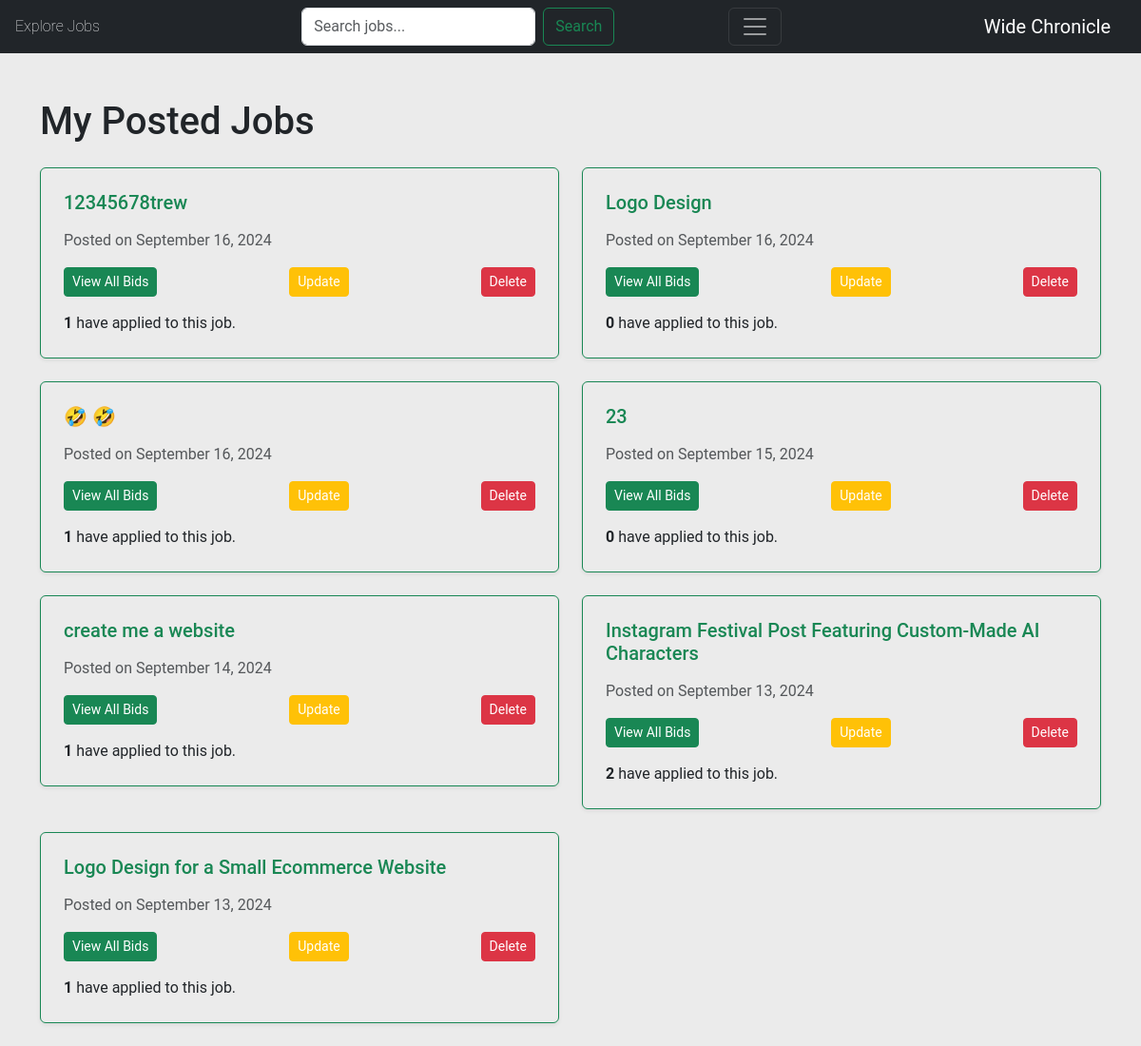
Page /my-jobs/ (signed in) on the committed database.
### jobs/models.py (models this page shows, shortened)
class Job(models.Model):
    buyer = models.ForeignKey(Buyer, on_delete=models.CASCADE)
    title = models.CharField(max_length=200)
    budget = models.IntegerField(validators=[MinValueValidator(1000)])
    description = models.TextField()
    requirement = models.TextField()
    expertise_required = models.CharField(choices=SPECIALITY_CHOICES, max_length=50, default="None" )
    timestamp = models.DateTimeField(auto_now_add=True)
    code = models.CharField(max_length=10, unique=True, primary_key=True,)
    class Meta:
        ordering = ['-timestamp']

### jobs/views.py (the view)
# urls.py: path('my-jobs/', my_jobs, name='my_jobs'),
def my_jobs(request):
    try:
        buyer = Buyer.objects.get(owner=request.user)
        jobs = Job.objects.filter(buyer=buyer)
    except Buyer.DoesNotExist:
        jobs = []
    return render(request, 'jobs/my_jobs.html', {'jobs': jobs})

### accounts/models.py (called while the page is built)
    def role(self):
        if hasattr(self, 'seller'):
            return 'Seller'
        elif hasattr(self, 'buyer'):
            return 'Buyer'
        else:
            return None

    def name(user):
        if hasattr(user, 'seller'):
            return user.seller.name
        elif hasattr(user, 'buyer'):
            return user.buyer.name

    def profile_pic(user):
        if hasattr(user, 'seller'):
            return user.seller.profile_pic.url
        elif hasattr(user, 'buyer'):
            return user.buyer.profile_pic.url
        return user.profile_pic

### jobs/context_processors.py (called while the page is built)
def unread_notifications(request):
    if request.user.is_authenticated:
        unread_count = Notification.objects.filter(user=request.user, is_read=False).count()
    else:
        unread_count = 0
    return {
        'unread_notifications_count': unread_count
    }

### jobs/templates/jobs/my_jobs.html
{% extends 'jobs/_base.html' %}
{% block content %}
<div class="container mt-5">
    <h1 class="mb-4">My Posted Jobs</h1>
    <div class="row">
        {% for job in jobs %}
        <div class="col-md-6 mb-4">
            <div class="job-card border border-success p-4 rounded shadow-sm">
                <h5 class="mb-3 text-success">
                    {{ job.title }}
                </h5>
                <p class="text-muted mb-3">
                    Posted on {{ job.timestamp|date:"F j, Y" }}
                </p>
                <div class="d-flex justify-content-between mb-3">
                    <a href="{% url 'all_applicants' job.code %}" class="btn btn-success btn-sm">
                        View All Bids
                    </a>
                    <a href="{% url 'job-update' job.code %}" class="btn btn-warning btn-sm text-white">
                        Update
                    </a>
                    <a href="{% url 'job-delete' job.code %}" class="btn btn-danger btn-sm text-white">
                        Delete
                    </a>
                </div>
                <p class="mb-0">
                    <strong>{{ job.applyjob_set.count }}</strong> have applied to this job.
                </p>
            </div>
        </div>
        {% empty %}
        <div class="col-12">
            <div class="alert alert-info">
                No jobs posted yet.
            </div>
        </div>
        {% endfor %}
    </div>
</div>
{% endblock content %}

### jobs/static/css/style.css (style rules this page uses)
a { color: #198754; }

### jobs/static/css/main.css (style rules this page uses)
:root { --default-font: "Roboto", system-ui, -apple-system, "Segoe UI", Roboto, "Helvetica Neue", Arial, "Noto Sans", "Liberation Sans", sans-serif, "Apple Color Emoji", "Segoe UI Emoji", "Segoe UI Symbol", "Noto Color Emoji"; --heading-font: "Poppins", sans-serif; --nav-font: "Poppins", sans-serif; }
:root { --background-color: #ffffff; --default-color: #212529; --heading-color: #001973; --accent-color: #0d42ff; --surface-color: #ffffff; --contrast-color: #ffffff; }
:root { --nav-color: rgba(255, 255, 255, 0.6); --nav-hover-color: #ffffff; --nav-mobile-background-color: #ffffff; --nav-dropdown-background-color: #ffffff; --nav-dropdown-color: #212529; --nav-dropdown-hover-color: #0d42ff; }
:root { scroll-behavior: smooth; }
body { color: var(--default-color); background-color: var(--background-color); font-family: var(--default-font); }
a { color: var(--accent-color); text-decoration: none; transition: 0.3s; }

### jobs/templates/jobs/_base.html (style rules this page uses)
body { background-color: #ebebeb; }

### rows in the picture
Job: title "12345678trew", timestamp "September 16, 2024", applyjob_set.count "1"
Job: title "Logo Design", timestamp "September 16, 2024", applyjob_set.count "0"
Job: title "🤣 🤣", timestamp "September 16, 2024", applyjob_set.count "1"
Job: title "23", timestamp "September 15, 2024", applyjob_set.count "0"
Job: title "create me a website", timestamp "September 14, 2024", applyjob_set.count "1"
Job: title "Instagram Festival Post Featuring Custom-Made AI Characters", timestamp "September 13, 2024", applyjob_set.count "2"
Job: title "Logo Design for a Small Ecommerce Website", timestamp "September 13, 2024", applyjob_set.count "1"
